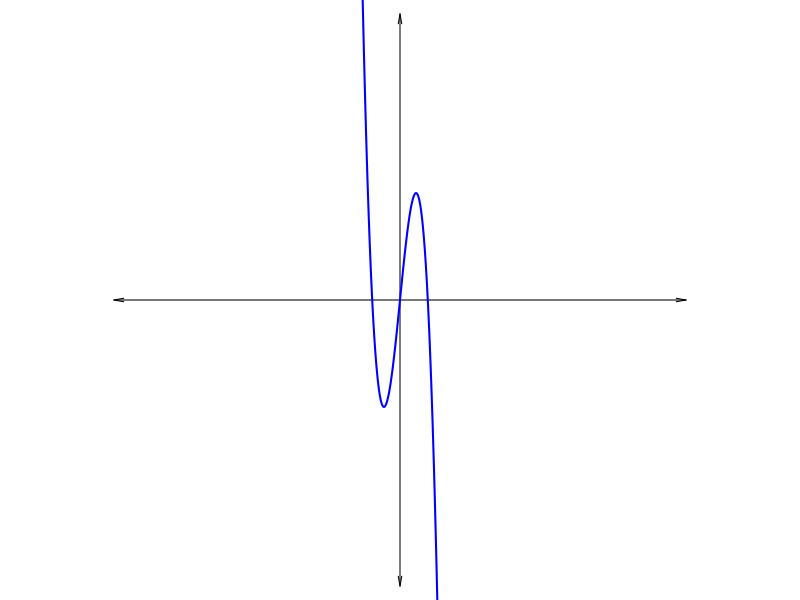
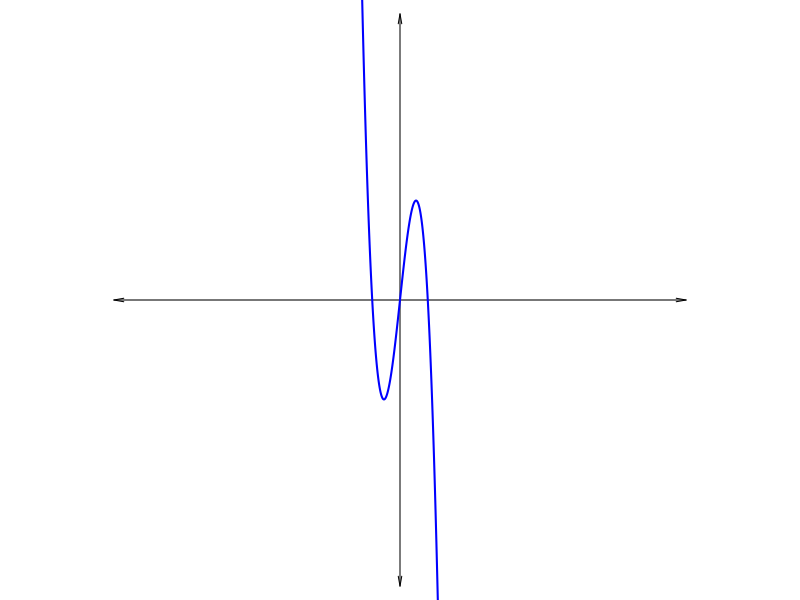
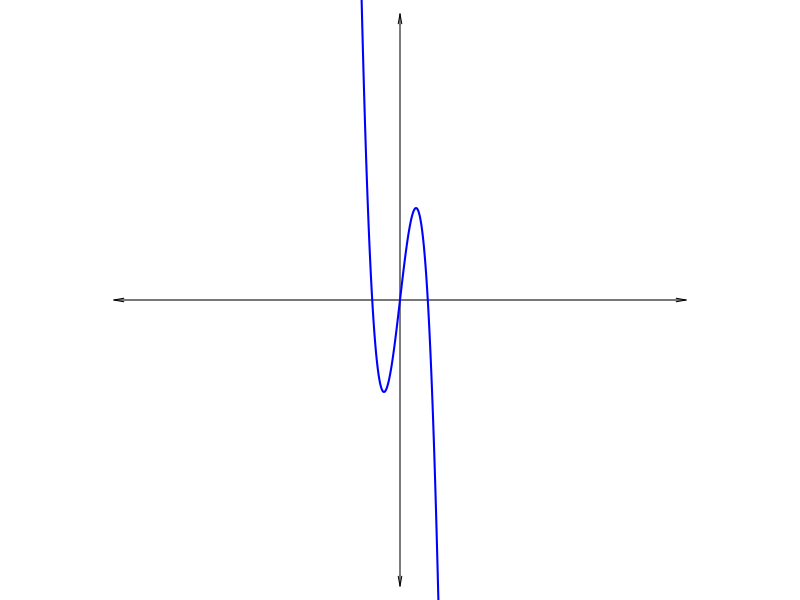
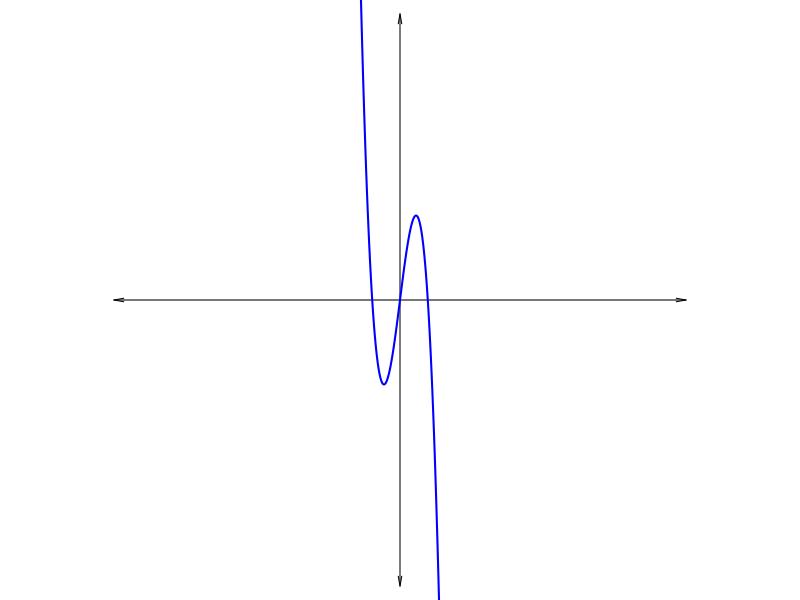
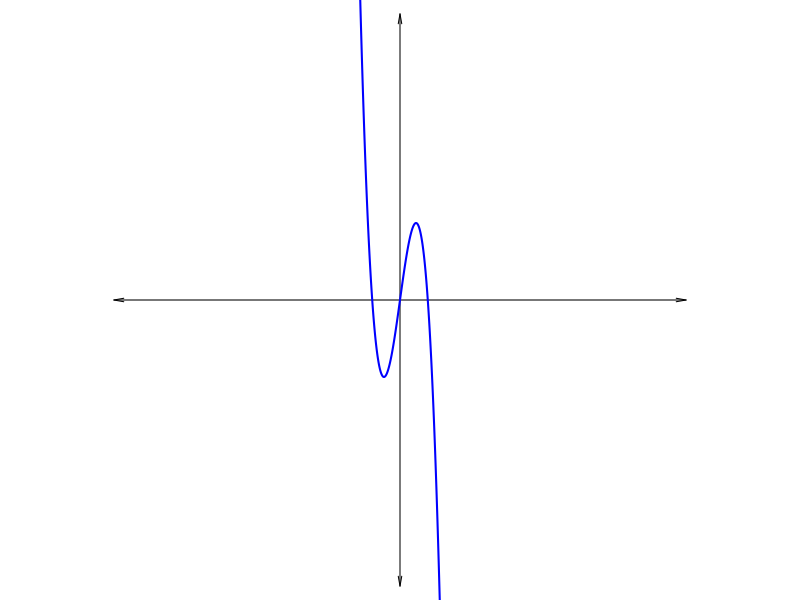
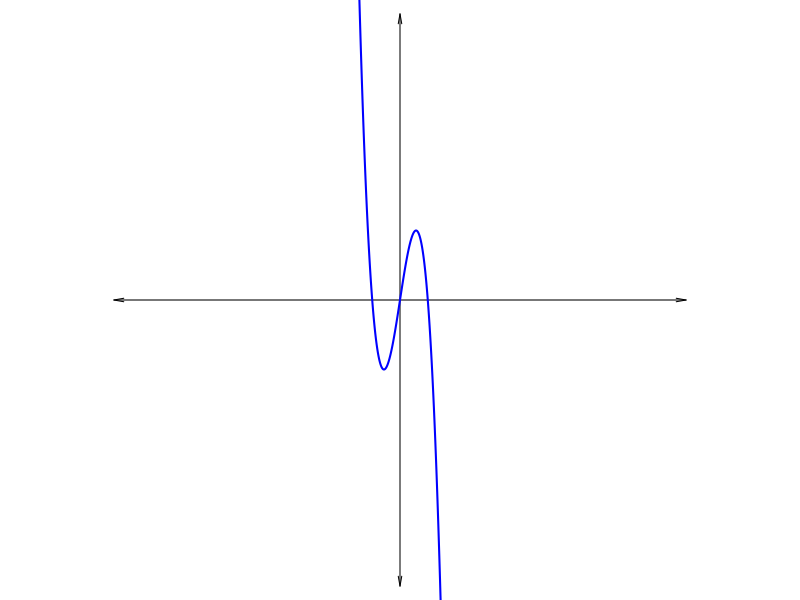
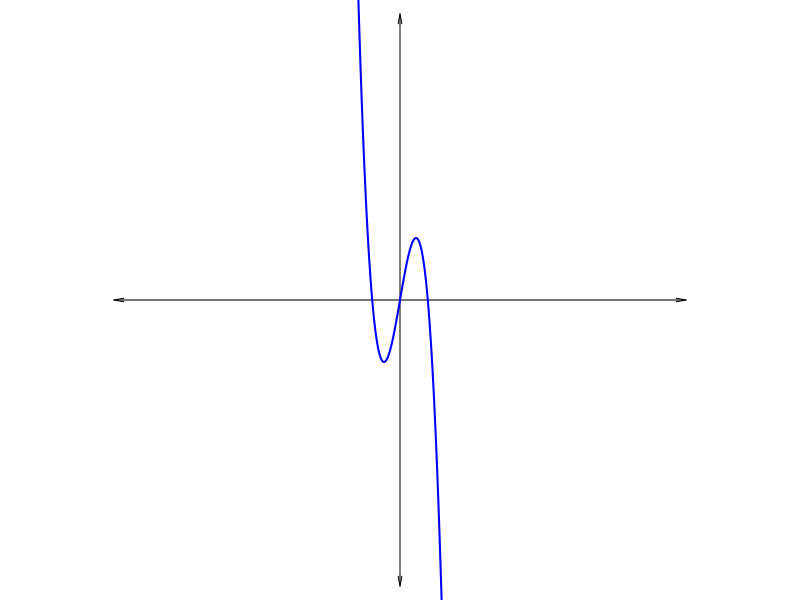
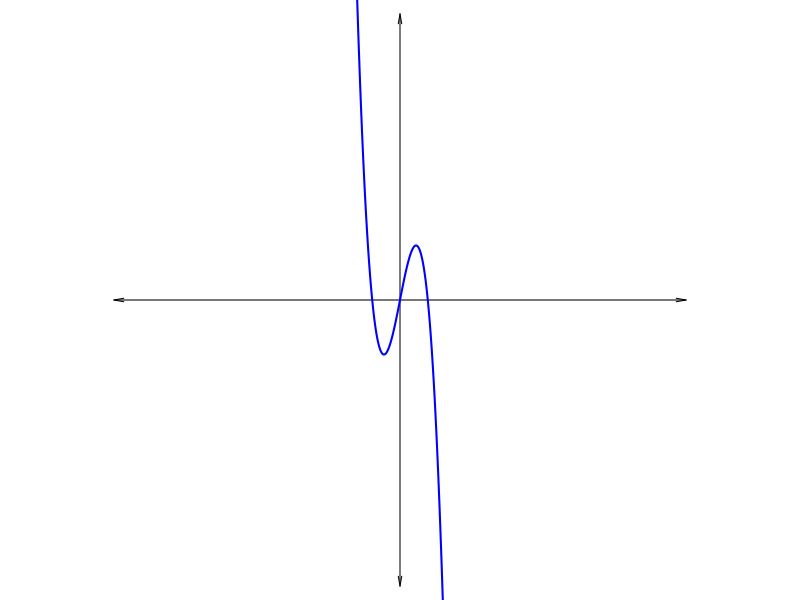

These charts were generated, in order, by the following R code:
## ---- chunk 1

f = function(x){
    return(x^3-x)
}

g = function(x,t){
    return(f(x+t))
}
h = function(x,t){
    return(f(x)+t)
}
m = function(x,t){
    return(f(t*x))
}
n = function(x,t){
    return(t*f(x))
}

t = c(seq(-10,10,0.7),seq(10,-10,-0.7))
x = seq(-50,50,0.01)
gt = list()
ht = list()
mt = list()
nt = list()
for(i in 1:length(t)){
    gt[[i]] = g(x,t[i])
    ht[[i]] = h(x,t[i])
    mt[[i]] = m(x,t[i])
    nt[[i]] = n(x,t[i])
}

lis = list(gt,ht,mt,nt)

ord = sample(1:4)
sol1 = paste0(1*(1==ord),collapse="")
sol2 = paste0(1*(2==ord),collapse="")
sol3 = paste0(1*(3==ord),collapse="")
sol4 = paste0(1*(4==ord),collapse="")

ach = c("g(x) = f(x+t)",
       "h(x) = f(x)+t",
       "m(x) = f(tx)",
       "n(x) = t*f(x)"
       )
al = paste0("* ",ach,collapse="\n")

## ---- chunk 2
for(i in 1:length(t)){
    par(mar=c(0,0,0,0),pty="s")
    plot(0,0,"n",xlim=c(-10,10),ylim=c(-10,10),axes=F,ann=F)
    arrows(-10.3,0,10.3,0,0.1,10,3)
    arrows(0,-10.3,0,10.3,0.1,10,3)
    lines(x,lis[[ord[1]]][[i]],col="blue",lwd=2)
}
## ---- chunk 3
for(i in 1:length(t)){
    par(mar=c(0,0,0,0),pty="s")
    plot(0,0,"n",xlim=c(-10,10),ylim=c(-10,10),axes=F,ann=F)
    arrows(-10.3,0,10.3,0,0.1,10,3)
    arrows(0,-10.3,0,10.3,0.1,10,3)
    lines(x,lis[[ord[2]]][[i]],col="blue",lwd=2)
}
## ---- chunk 4
for(i in 1:length(t)){
    par(mar=c(0,0,0,0),pty="s")
    plot(0,0,"n",xlim=c(-10,10),ylim=c(-10,10),axes=F,ann=F)
    arrows(-10.3,0,10.3,0,0.1,10,3)
    arrows(0,-10.3,0,10.3,0.1,10,3)
    lines(x,lis[[ord[3]]][[i]],col="blue",lwd=2)
}
## ---- chunk 5
for(i in 1:length(t)){
    par(mar=c(0,0,0,0),pty="s")
    plot(0,0,"n",xlim=c(-10,10),ylim=c(-10,10),axes=F,ann=F)
    arrows(-10.3,0,10.3,0,0.1,10,3)
    arrows(0,-10.3,0,10.3,0.1,10,3)
    lines(x,lis[[ord[4]]][[i]],col="blue",lwd=2)
}
